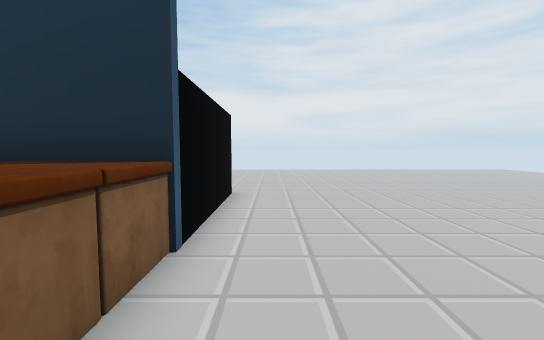
View 1 (above)

12 first-person views from a walk through a Unity game level. The camera is 1.4 m above the floor, tilts 4° down and sees 90° across. The floor is counted in squares, 1 m on a side. Each view is taken from the middle of a square. On the plan, view 1 faces up. The plan holds only what a view shows up to about 13 squares ahead; the rest is blank. The place goes on beyond the plan.

View 2
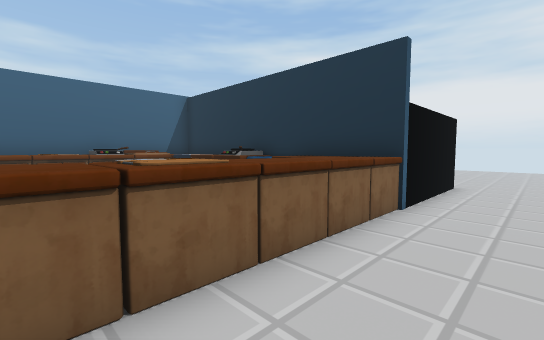

View 3
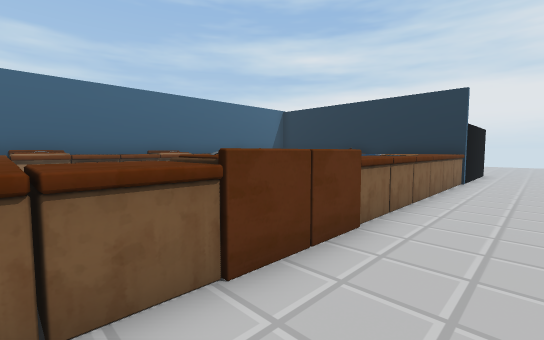

View 4
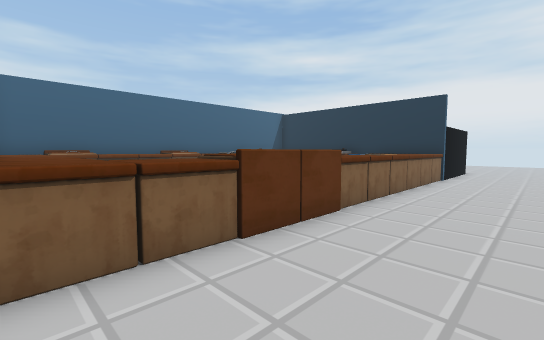

View 5
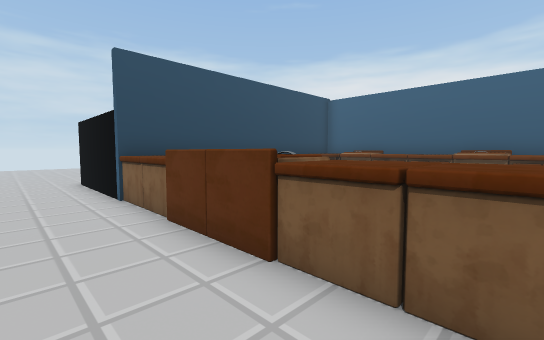

View 6
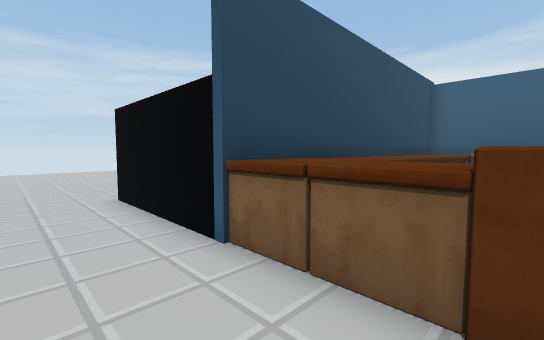

View 7
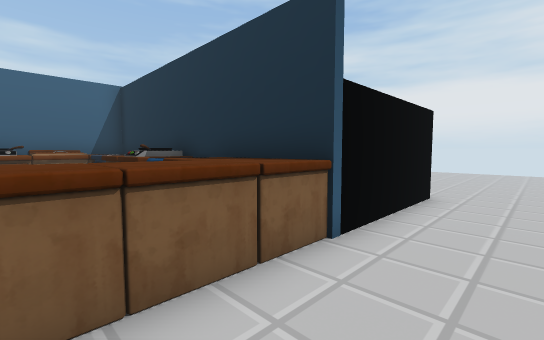

View 8
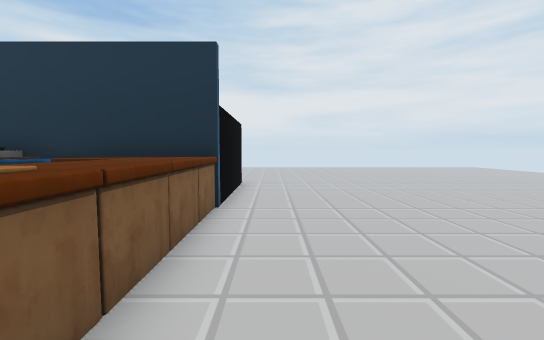

View 9
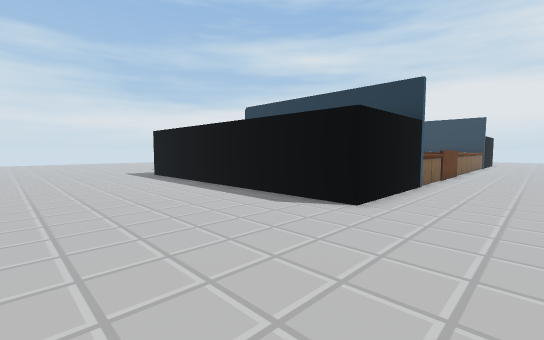

View 10
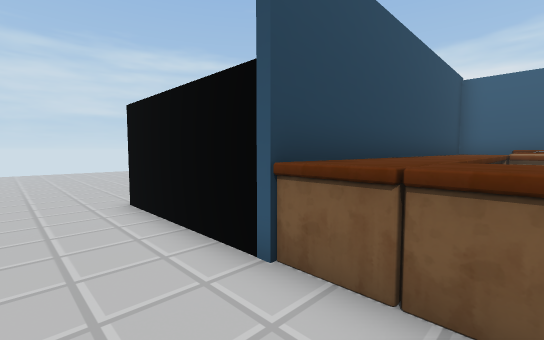

View 11
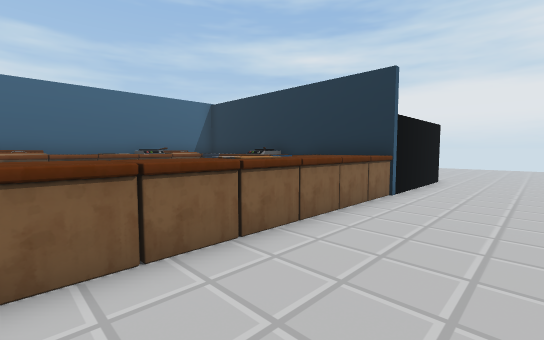

View 12
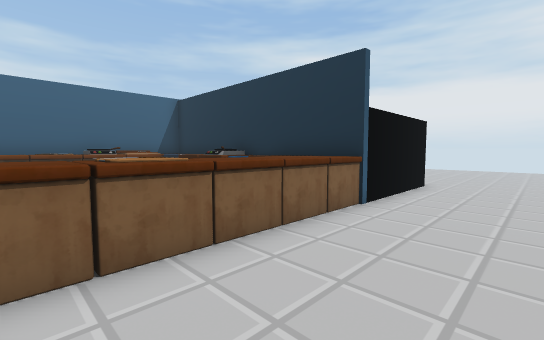

### Floor plan
Points are (right, up) in squares from view 1. A wall is a line through its corners. A room is listed if a view was taken in it or the views show most of it. See-through windows are left out.
Room 1 (views 1, 2, 3, 4, 5, 6, 7, 8, 10, 11, 12)
walls: (-1.3, 9) (-1.3, 3.7) (-11.6, 3.7) (-11.6, -11.4)
ways out: opening at (1, -12) to room 2; opening at (1, 10) to room 2
objects: other object (-11, -11) to (-11, -10); other object (-11, -9) to (-10, -9); other object (-11, -8) to (-10, -7); other object (-11, -6) to (-10, -5); other object (-11, -4) to (-10, -3); other object (-11, -2) to (-10, -1); other object (-11, 0) to (-10, 0); other object (-11, 1) to (-10, 1); other object (-11, 2) to (-11, 3); other object (-10, -11) to (-9, -10); other object (-10, 2) to (-9, 3); other object (-8, -11) to (-8, -10); other object (-8, 2) to (-7, 3); other object (-7, -11) to (-6, -10); other object (-6, 2); other object (-6, 2) to (-5, 3); other object (-5, -11) to (-5, -10); other object (-4, -11) to (-3, -10); other object (-4, 2) to (-3, 3); other object (-3, -9) to (-1, -8); other object (-3, -8) to (-1, -7); other object (-3, -6) to (-1, -6); other object (-3, -5) to (-1, -4); other object (-3, -3) to (-1, -3); other object (-3, -2) to (-1, -1); other object (-3, 0) to (-1, 0); other object (-3, 1) to (-1, 1); other object (-2, -11) to (-1, -10); other object (-2, 2) to (-1, 3)
Room 2 (view 9)
walls: (-1.3, -11.4) (-1.3, -16.6) (-10, -16.6)
ways out: opening at (1, -12) to room 1; opening at (1, 10) to room 1

Where each view was taken, in squares from view 1:
view 1: 0 up, 0 right, facing up
view 2: 3 down, 1 right, facing up-left
view 3: 10 down, 1 right, facing up-left
view 4: 11 down, 2 right, facing up-left
view 5: 3 down, 1 right, facing down-left
view 6: 8 down, 1 right, facing down-left
view 7: 0 up, 1 right, facing up-left
view 8: 3 down, 0 right, facing up
view 9: 23 down, 2 right, facing up-left
view 10: 9 down, 1 right, facing down-left
view 11: 5 down, 2 right, facing up-left
view 12: 3 down, 2 right, facing up-left
